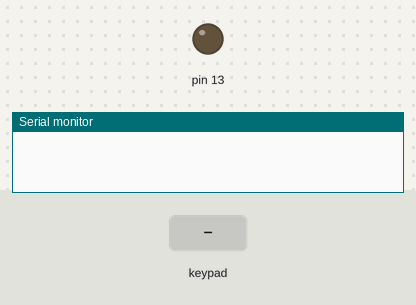
Bench run of a sketch on a simulated Arduino Uno, built with avr-gcc and run on an emulated ATmega328P. On the bench: output pins drawn as LEDs (lit = HIGH), the last lines printed to the serial monitor. The test bench sets the inputs (shaded band).

Above: at 1.2 s.
1.3 s: key '#' pressed
At 1.8 s:
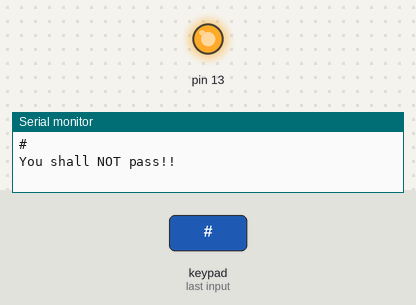
4.3 s: keypad keys 1 2 3 4 pressed 0.4 s apart
7.4 s: key 'A' pressed
8.9 s: keypad keys 1 2 3 4 * pressed 0.4 s apart
12.4 s: key 'B' pressed
13.9 s: keypad keys 1 2 3 4 D pressed 0.4 s apart
Timing chart, 0 to 16.9 s (numbered marks = the images above; inputs shaded):
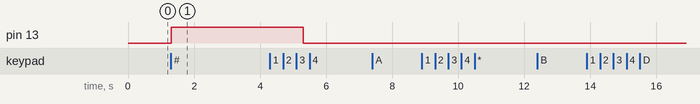

Measured:
- after the input at 1.3 s, pin 13: LOW → HIGH at once

The sketch:

sketch.ino
```cpp
#include <Keypad.h>
#define makeKeymap(x) ((char*)x)

const byte ROWS = 4;
const byte COLS = 4;

byte rowPins[ROWS] = {9,8,7,6};
byte colPins[COLS] = {5,4,3,2};

char keys[ROWS][COLS] = {
  {'1', '2', '3', 'A'},
  {'4', '5', '6', 'B'},
  {'7', '8', '9', 'C'},
  {'*', '0', '#', 'D'},
  };

Keypad keypad = Keypad(makeKeymap(keys), rowPins, colPins, ROWS, COLS);

// This is our password
const String password = "1234";
//This is whatever the user is typing on the keypad
String userInput;

void setup() {
  // put your setup code here, to run once:
  Serial.begin(9600);
  userInput.reserve(32);
  // Set output pin for LED
  pinMode(13, OUTPUT);
}

void loop() {

  char keyInput = keypad.getKey();
  if(keyInput){
    Serial.println(keyInput);
    if(keyInput == '*'){
      // Clear input
      userInput = "";
    }
    if(keyInput == '#'){
      if(password == userInput){
            Serial.println("You shall pass!");
             userInput = "";
      }
      else{
            Serial.println("You shall NOT pass!!");
             // Turn LED on when program starts
            digitalWrite(13, HIGH);
            // Kep the light on for 4 seconds
            delay(4000);
            digitalWrite(13, LOW);
      }
    }
    else{
      userInput += keyInput;
    }
  }
}
```
